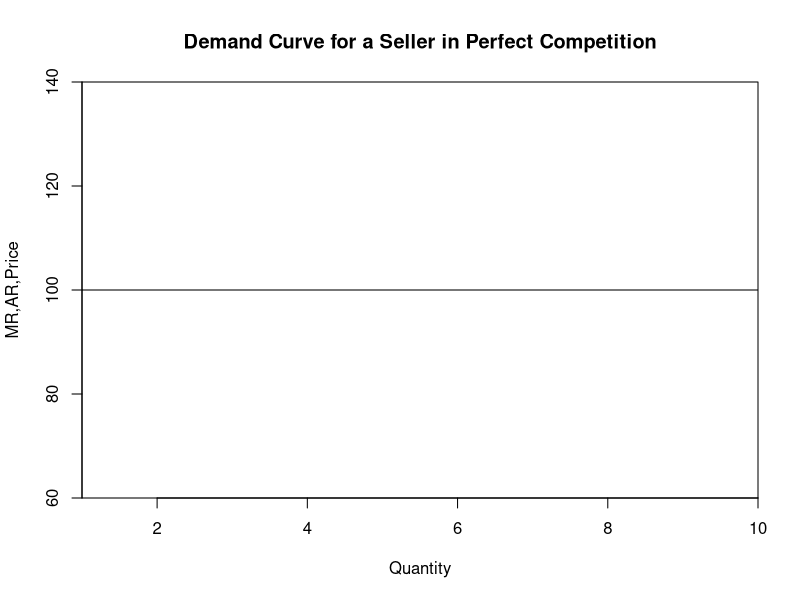
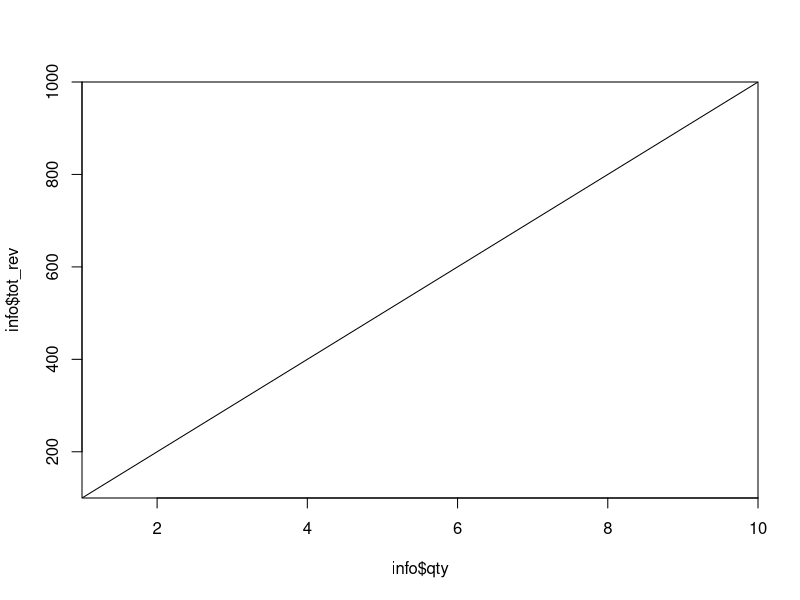
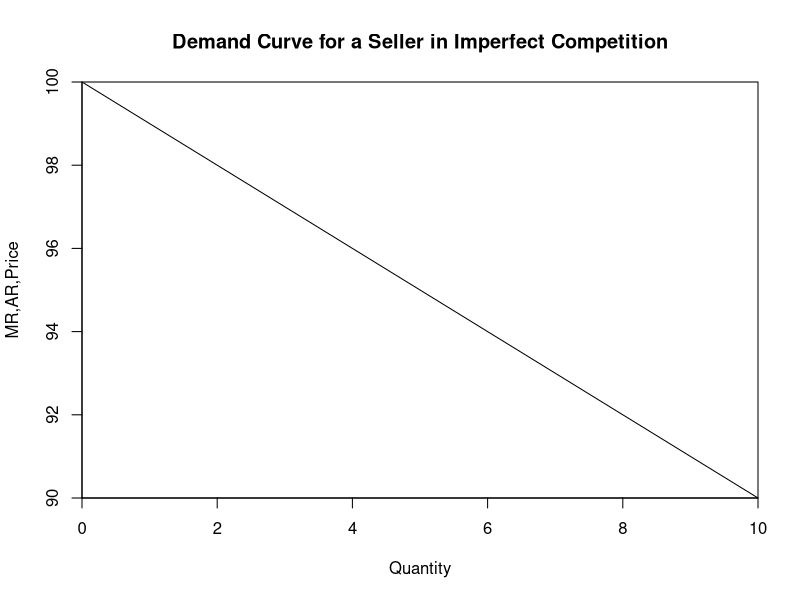
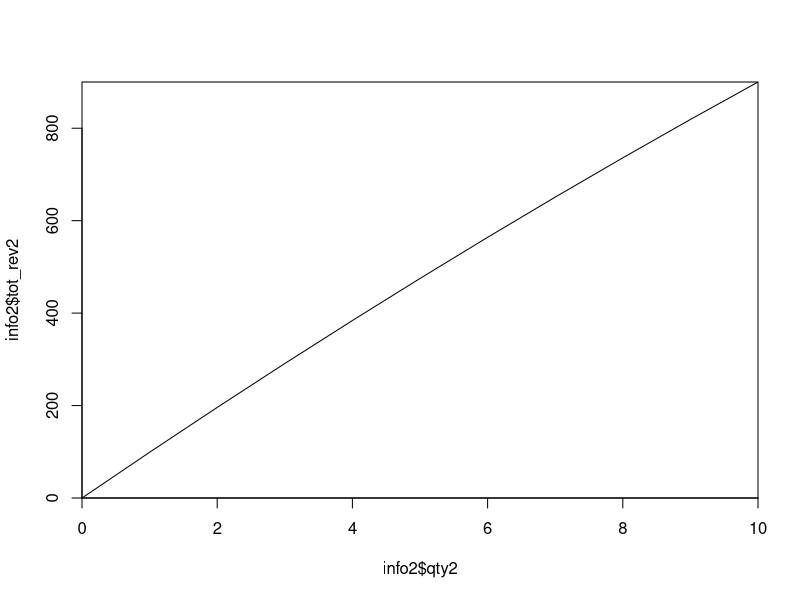
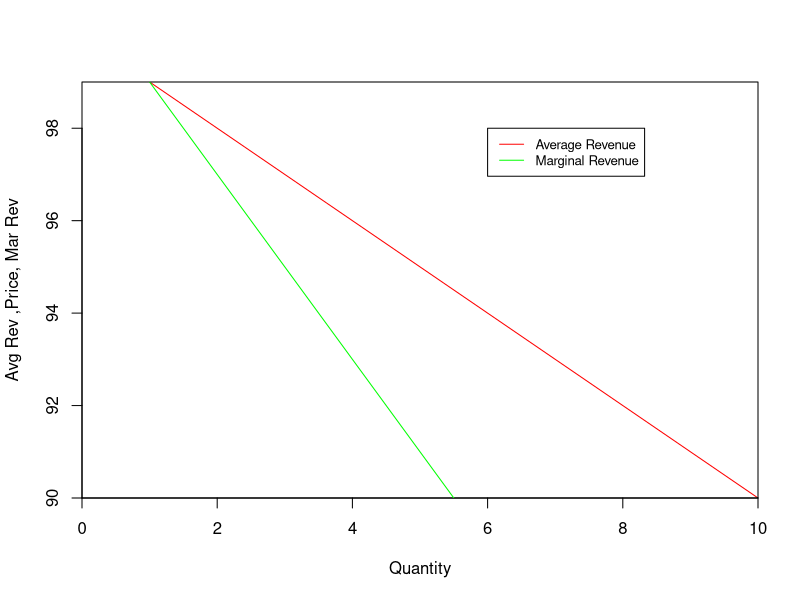
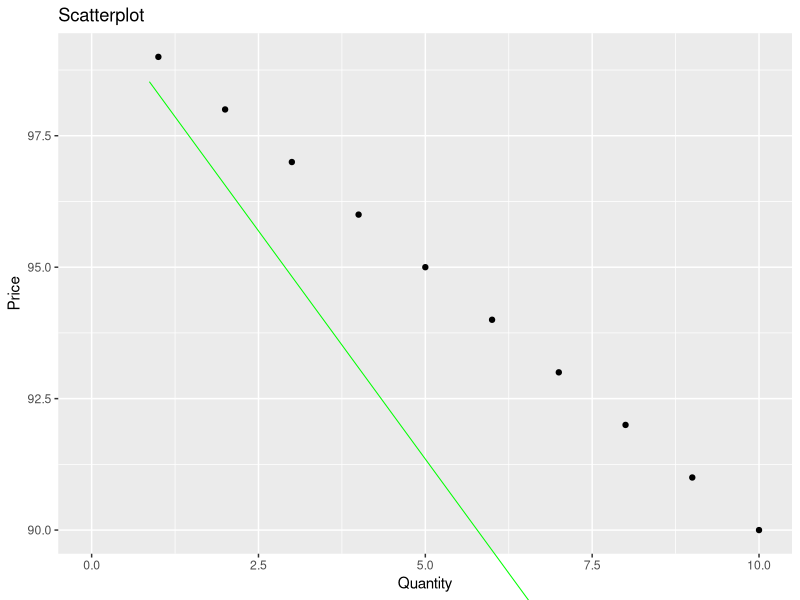
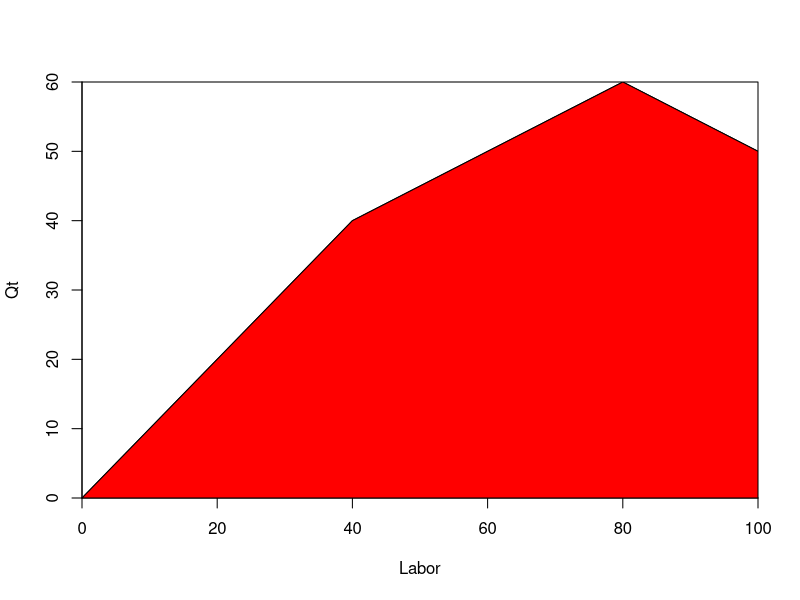
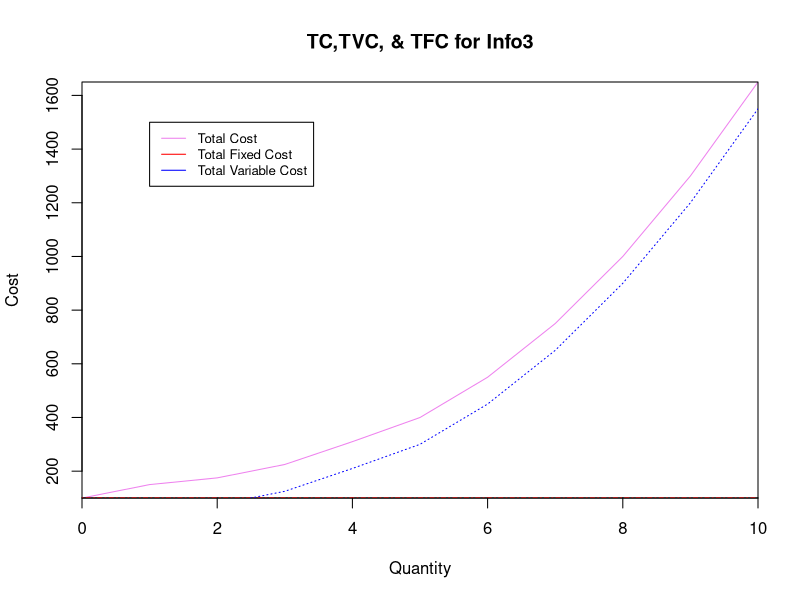

Recreate these plots in R, in order. (Note: this script raises an error after producing the figures.)
##Theory of a firm

## (1) Total average and marginal revenue

#UNDER PERFECT COMPETITION
qty=c(1:10)
price=100
tr=expression(qty*price)
tot_rev=eval(tr,list(qty=qty))
avg_rev=tot_rev/qty
mar_rev= (price*qty)/qty

info=data.frame(qty,price,tot_rev,avg_rev,mar_rev)
info
#Ploting the demand curve
plot(info$qty,info$price, type = 'line',main = 'Demand Curve for a Seller in Perfect Competition',xlab = 'Quantity',ylab="MR,AR,Price", xaxs='i',yaxs='i')
#Outcome: Horizontal curve implying elastic demand

#Ploting Qty vs tot_rev
plot(info$qty,info$tot_rev,type='line',xaxs='i',yaxs='i')


#UNDER IMPERFECT COMPETITION
qty2=c(0:10)
qty2
(price2=c(100:90))
tr2=expression(x*price2)
tot_rev2=eval(tr2,list(x=qty2))
tot_rev2
(avg_rev2=tot_rev2/qty2)
mr2=D(tr2,'x')
mr2
mar_rev2=NaN
for (i in 1:10)
{    
mar_rev2[i+1]=(tot_rev2[i+1]-tot_rev2[i]) / (qty2[i+1]-qty2[i])
}
mar_rev2
length(mar_rev2)
info2=data.frame(qty2,price2,tot_rev2,avg_rev2,mar_rev2)
info2
#Ploting the demand curve
plot(info2$qty2,info2$price2, type = 'line',main = 'Demand Curve for a Seller in Imperfect Competition',xlab = 'Quantity',ylab="MR,AR,Price", xaxs='i',yaxs='i')
#Outcome: Horizontal curve implying elastic demand

#Ploting Qty vs tot_rev
plot(info2$qty2,info2$tot_rev2,type='line',xaxs='i',yaxs='i')

#Plotting qty vs mar_rev,Avg_rev

mar_rev2[1]=NA
mar_rev2
plot(info2$qty2,info2$avg_rev2,type='line',col='red',xaxs='i',yaxs='i',xlab = 'Quantity',ylab='Avg Rev ,Price, Mar Rev')
lines(info2$qty2,info2$mar_rev2,col="green")
?legend
legend(6, 98, legend=c("Average Revenue", "Marginal Revenue"),col=c("red", "green"), lty= 1:1, cex=0.8)

library(ggplot2)
library(ggrepel)
library(dplyr)
ggplot(info2,aes(x=qty2,y=avg_rev2))+ geom_point() + labs(title="Scatterplot", x="Quantity", y="Price")
       #,type='line',col='red',xaxs='i',yaxs='i',xlab = 'Quantity',ylab='Avg Rev ,Price, Mar Rev')
lines(info2$qty2,info2$mar_rev2,col="green")


## (2) Factors of Production

# Q = F(K,L) where K is capital and L is Labor

Labor= c(0,10,20,30,40,50,60,70,80,90,100)
Qt =   c(0,10,20,30,40,45,50,55,60,55,50)

prod=data.frame(Labor,Qt)
prod

plot(x = Labor,y=Qt,type = 'line',xaxs='i',yaxs='i')
polygon(cbind(c(min(Labor),Labor, max(Labor)), c(min(Qt),Qt, min(Qt))), col="red")

## Total, Average, Marginal, Fixed, and Variables Costs

TFC=100
Q=c(0:10)
length(Q)
TVC=c(0,50,75,125,210,300,450,650,900,1200,1550)
length(TVC)
TC=TFC+TVC
AFC=TFC/Q
AVC=TVC/Q
ATC=TC/Q
MC=c(0,50,25,50,85,90,150,200,250,300,350)
length(MC)
P=200
A=seq(100,200,10)
A
length(A)
AR=rev(A)
AR
Rev=P*Q
Tot_Prof=Rev-TC
MR=Inf
for (i in 1:10)
{    
    MR[i+1]=(Rev[i+1]-Rev[i])
}
length(MR)
MR
info3=data.frame(Q,TFC,AFC,TVC,AVC,TC,ATC,MC,Rev,Tot_Prof,P,MR)
info3
head(info3)
##Plotting Total Costs
plot(info3$Q,info3$TC,type='l',main = 'TC,TVC, & TFC for Info3',col='violet',xaxs='i',yaxs='i',xlab = 'Quantity',ylab='Cost',frame.plot = T)
lines(info3$Q,info3$TFC,col='red',lty='dotdash')
lines(info3$Q,info3$TVC,col='blue',lty='dotted')
legend(1, 1500, legend=c('Total Cost',"Total Fixed Cost", "Total Variable Cost"),col=c("violet", "red",'blue'), lty= 1, cex=0.8)

##Plotting Total Revenue v Total Cost
plot(info3$Q,info3$Rev,type='line',col='green',xaxs='i',yaxs='i',main='Total Revenue & Total Cost for Info3',xlab = 'Quantity',ylab='Total Revenue, Total Cost')
lines(info3$Q,info3$TC,lty='dotted',col='red')
legend(0.5, 1900, legend=c('Total Revenue',"Total Cost"),col=c('green','red'), lty= 1, cex=0.8)



##Plotting Average Costs
info3
plot(info3$Q,info3$AFC,type='l',main = 'ATC,AVC,AFC, & MC for Info3',col='violet',xaxs='i',yaxs='i',xlab = 'Quantity',ylab='Cost',frame.plot = T)
lines(info3$Q,info3$ATC,col='red',lty='dotdash')
lines(info3$Q,info3$AVC,col='blue',lty='dotted')
lines(info3$Q,info3$MC,col='green')
lines(info3$Q,info3$MR,col='orange')
legend(6, 60, legend=c('Avg Fixed Cost',"Avg Fixed Cost", "Avg Var Cost",'Marginal Cost'),col=c("violet", "red",'blue','green'), lty= 1, cex=0.8)

library(ggplot2)
?ggplot
ggplot(data = info3,) 
##Code for naming points on a Graph    
#attach(mtcars)
#plot(wt, mpg, main="Milage vs. Car Weight", 
#     xlab="Weight", ylab="Mileage", pch=18, col="blue")
#text(wt, mpg, row.names(mtcars), cex=0.5, pos=4, col="red")


## A Firm's breakeven points using TR & TC under Perfect Competition
Q=c(seq(from=0, to=100, by=10))
length(Q)
P=c(seq(from=10000, to=7500,by=-250))
length(P)
TR=P*Q
TC=c(100000,170000,240000,300000,360000,420000,480000,550000,640000,710000,800000)
length(TC)
Profit=TR-TC
info4= data.frame(Q,P,TR,TC,Profit)
info4
max(Profit)
plot(Q,TR,type='line',main='A Firm\'s breakeven points using TR & TC under Perfect Competition',col='green',xaxs='i',yaxs='i',xlab='Quantity',ylab = 'Total Revenue , Total Cost')
lines(Q,TC,col='red',lty='dotted')
points(Q[7],TR[7],pch=3,col='Blue')
points(x[y=60],y[y=60],pch='dotted',col='blue')
abline(h=60,v=0)
